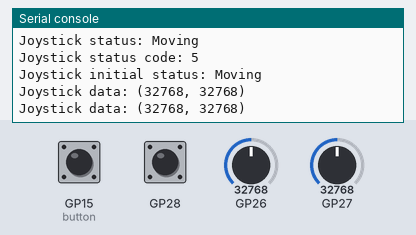
Bench run of a program on a simulated Raspberry Pi Pico running MicroPython. Parts: the last lines printed to the serial console. Inputs (shaded band) come from the test bench; at power-on: GP26 = 32768, GP27 = 32768, GP15 (button) HIGH, GP28 HIGH (analog values on the 0–65535 scale).

Above: at 1.2 s.
1.3 s: GP26 set to 0
At 2.8 s:
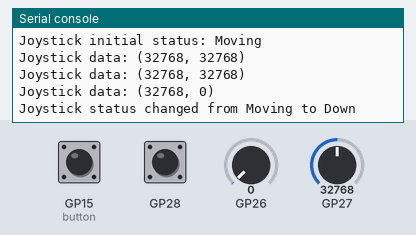
3.5 s: GP27 set to 0
At 4.8 s:
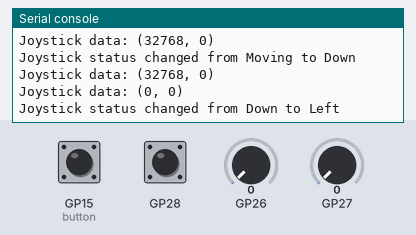
5.5 s: GP15 (button) pulled LOW for 0.55 s
At 6.7 s:
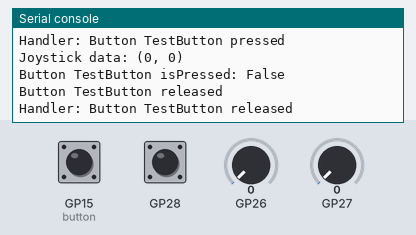
7.5 s: GP28 pulled LOW for 0.55 s
At 8.8 s:
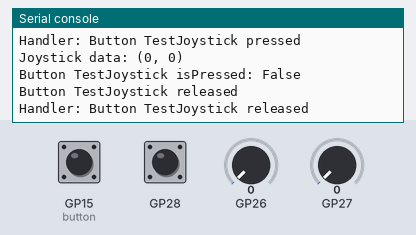
9.5 s: GP27 set to 7864
At 10.8 s:
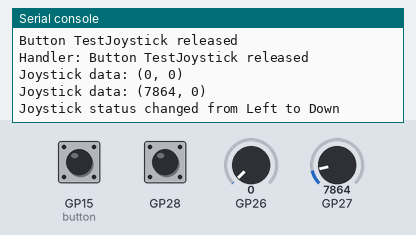
11.5 s: GP26 set to 7864
At 12.3 s:
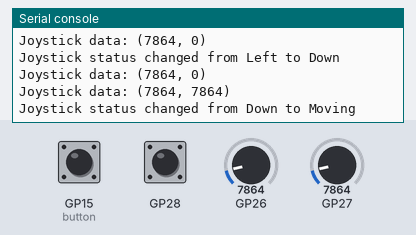
Timing chart, 0 to 14.5 s (numbered marks = the images above; inputs shaded):
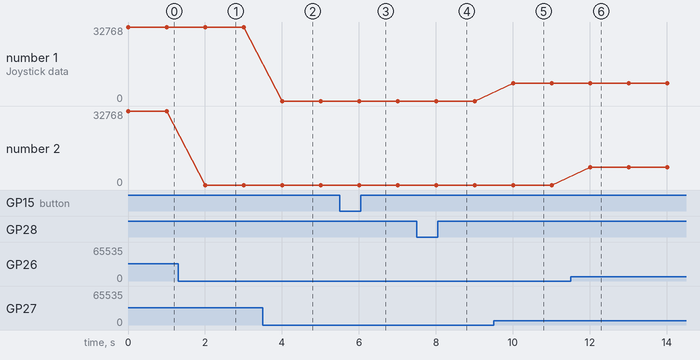

Measured:
- after the input at 1.3 s, the serial console: prints a new line after 0.71 s (image 1)
- after the input at 3.5 s, the serial console: prints a new line after 0.51 s (image 2)
- after the input at 5.5 s, the serial console: prints a new line at once (image 3)
- after the input at 7.5 s, the serial console: prints a new line at once (image 4)
- after the input at 9.5 s, the serial console: prints a new line after 0.51 s (image 5)
- after the input at 11.5 s, the serial console: prints a new line after 0.51 s (image 6)
- plotted number 1: 0 → 7864 after the input at 9.5 s
- plotted number 2: 32768 → 0 after the input at 1.3 s

The program:

Button.py
```python
"""
# Button.py - Object-Oriented implementation of a Button
# Also added a simple implementation of a single analog Joystick
# Author: Arijit Sengupta
"""

from machine import Pin, ADC
import time
from Log import *

class Button:
    """
    A simple Button class
    Create the button using Button(pinnumber, name, handler)
    handler is typically self, and create two methods buttonPressed and buttonReleased
    to handle the push and release of the button.
    The name of the button will be passed back to the handler to identify
    which button was pressed/released
    """

    def __init__(self, pin, name, *, handler=None, lowActive=True):
        """
        Initialize attributes and other internal data
        """

        self._pinNo = pin
        self._name = name
        Log.i(f'Button constructor: create button {name} at pin {pin}')
        if lowActive:
            self._pin = Pin(pin, Pin.IN, Pin.PULL_UP)
        else:
            self._pin = Pin(pin, Pin.IN, Pin.PULL_DOWN)
        self._debounce_time = 0
        self._lowActive = lowActive
        self._lastStatus = None
        self._handler = None
        self.setHandler(handler)

    def isPressed(self):
        """ Check if the button is pressed or not - useful if polling """

        status = (self._lowActive and self._pin.value() ==0) or (not self._lowActive and self._pin.value() == 1)
        Log.i(f'Button {self._name} isPressed: {status}')
        return status

    def setHandler(self, handler):
        """
	    set the handler to a new handler. Pass None to remove existing handler
	    """

        # if the old handler was active already, or if the new handler is None, remove the irq
        if self._handler is not None or handler is None:
            self._pin.irq(handler = None)

        # Now set it to th enew handler
        self._handler = handler
        # Create the IRQ if the handler is not None
        if self._handler:
            self._pin.irq(trigger = Pin.IRQ_FALLING | Pin.IRQ_RISING, handler = self._callback)

    def _callback(self, pin):
        """ The private interrupt handler - will call appropriate handlers """

        t = time.ticks_ms()
        v = self._pin.value()
        if ((self._lastStatus == None or self._lastStatus != v) and t-self._debounce_time) > 50:
            self._debounce_time=t
            self._lastStatus = v
            if self._handler is not None:
                if self.isPressed():
                    Log.i(f'Button {self._name} pressed')
                    self._handler.buttonPressed(self._name)
                else:
                    Log.i(f'Button {self._name} released')
                    self._handler.buttonReleased(self._name)
        #self._debounce_time=t

class Joystick(Button):
    """
    A joystick is technically more than a Button, but this is an example
    of using a subclass to inherit some functionality, and adding other
    functions as needed.

    So we implement a Joystick as a subclass of a button, with the internal
    button inherited from the Button class, and the horizontal and vertical
    axes implemented as ADC pin implementations.

    Interestingly, we may have looked into AnalogSensor as well, but there is
    no tripping of a Joystick so we don't need that.
    """

    # Some constants to store some basic conditions
    LOW = 0
    HIGH = 65535
    MID = 47000

    # Joystick status codes
    CENTER = 0
    UP = 1
    DOWN = 2
    LEFT = 3
    RIGHT = 4
    MOVING = 5

    # Status text
    statuscodes = ['Center', 'Up', 'Down', 'Left', 'Right', 'Moving']

    def __init__(self, vpin, hpin, swpin, name, *, handler=None, delta=1000):
        # Let the superclass handle all button functionality
        super().__init__(swpin, name, handler=handler, lowActive=True)
        Log.i(f'Joystick constructor: create joystick at v:{vpin}, h:{hpin}')

        # H and V axis pins must be standard ADC supporting
        if vpin <26 or vpin > 28 or hpin < 26 or hpin > 28:
            raise ValueError("Joystick Error: must connect v/h to ADC pins")

        self._v = ADC(vpin)
        self._h = ADC(hpin)
        self._delta = delta

    def getData(self):
        """
        A simple method to return the x and y values
        """

        return (self._h.read_u16(), self._v.read_u16())

    def getStatusCode(self):
        """
        Return the status code of the joystick
        0 - center, 1 left 2 right 3 up 4 down
        5 if it is not quite in any distinct position
        """

        (x,y) = self.getData()

        if x < self.LOW + self._delta:
            return self.LEFT
        if x > self.HIGH - self._delta:
            return self.RIGHT
        if y < self.LOW + self._delta:
            return self.DOWN
        if y > self.HIGH - self._delta:
            return self.UP
        if x > self.MID - self._delta and x < self.MID + self._delta and y > self.MID - self._delta and y < self.MID + self._delta:
            return self.CENTER
        return self.MOVING

    def getStatus(self):
        """
        Get the status of the joystick in text
        center, left, right, up, down, moving
        """

        return Joystick.statuscodes[self.getStatusCode()]

# Example usage
# This part is for testing the Button and Joystick classes
# Connect the button to pin 15 and joystick to pins 26, 27, 28
# Then run this module directly to see and verify the output
if __name__ == "__main__":
    class MyHandler:
        def buttonPressed(self, name):
            print(f"Handler: Button {name} pressed")

        def buttonReleased(self, name):
            print(f"Handler: Button {name} released")

    # Create a button and a joystick
    button = Button(15, "TestButton", handler=MyHandler())
    joystick = Joystick(26, 27, 28, "TestJoystick", handler=MyHandler())

    # Test the button
    button.isPressed()

    # Test the joystick
    print(f"Joystick status: {joystick.getStatus()}")
    print(f"Joystick status code: {joystick.getStatusCode()}")

    # Run until interrupted
    joystickstatus = joystick.getStatus()
    Log.i(f"Joystick initial status: {joystick.getStatus()}")
    try:
        while True:
            print(f"Joystick data: {joystick.getData()}")
            newstatus = joystick.getStatus()
            if newstatus != joystickstatus:
                Log.i(f"Joystick status changed from {joystickstatus} to {newstatus}")
                joystickstatus = newstatus
            time.sleep(1)
    except KeyboardInterrupt:
        print("Exiting...")
        pass
        Log.i("Program terminated by user")
        button.setHandler(None)  # Remove the handler to clean up
        joystick.setHandler(None)  # Remove the handler to clean up
        Log.i("Handlers removed, cleanup complete")
```

Log.py
```python
"""
Log.py - a simplistic Logging process. Built to kind of mimic the
Android Logging process, but at the same time having a global level
set to see the types of logs being displayed.

Basic usage:

Log.level = DEBUG  # set global log level

# Options are: ALL/INFO (everything) DEBUG (debug and higher), ERRO (only errors)
Log.i(f'help')     # Info message: f-strings recommended for showing variables
Log.d(f'value: {v}') # Debug message
Log.e(f'Exception: {x}') # Error message
Log.name('Myproject') # Set a global project name
"""

""" Debug levels """
ALL = 4  # All messages are displayed
INFO = 3  # Basically the same as ALL - for future-proofing
DEBUG = 2  # Info is hidden - debug and higher shown
ERROR = 1  # Only error messages shown
NONE = 0  # No messages are shown from log classes


class Log:

    name = ''
    level = ALL

    @classmethod
    def i(cls, message):
        if (cls.level >= INFO):
            Log.pr(message)

    @classmethod
    def d(cls, message):
        if (cls.level >= DEBUG):
            Log.pr(message)

    @classmethod
    def e(cls, message):
        if (cls.level >= ERROR):
            Log.pr(message)

    @classmethod
    def pr(cls, message):
        if cls.name:
            m = cls.name + ": " + message
        else:
            m = message
        print(m)


if __name__ == '__main__':
    print("Hello")
    Log.level = ALL
    Log.name = 'Test'
    Log.i(f'This should print (level: {Log.level})')

    Log.level = ERROR
    Log.i(f'This should NOT print (level: {Log.level})')
    Log.e(f'This should print (level: {Log.level})')
```
